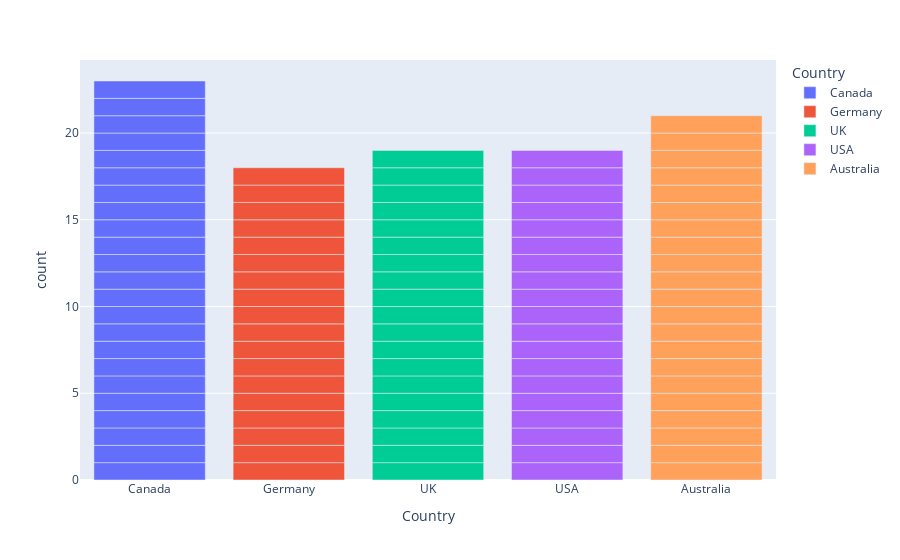

Notebook code for this chart:
### Code cell
px.bar(df, x='Country', color='Country')

### Figure 1 — Plotly figure (JSON) as saved in the notebook; plotly's stock layout.template omitted (floating-point values rounded to 4 significant figures)
{"data": [{"alignmentgroup": "True", "hovertemplate": "Country=%{x}<br>count=%{y}<extra></extra>", "legendgroup": "Canada", "marker": {"color": "#636efa", "pattern": {"shape": ""}}, "name": "Canada", "offsetgroup": "Canada", "orientation": "v", "showlegend": true, "textposition": "auto", "type": "bar", "x": ["Canada", "Canada", "Canada", "Canada", "Canada", "Canada", "Canada", "Canada", "Canada", "Canada", "Canada", "Canada", "Canada", "Canada", "Canada", "Canada", "Canada", "Canada", "Canada", "Canada", "Canada", "Canada", "Canada"], "xaxis": "x", "y": [1, 1, 1, 1, 1, 1, 1, 1, 1, 1, 1, 1, 1, 1, 1, 1, 1, 1, 1, 1, 1, 1, 1], "yaxis": "y"}, {"alignmentgroup": "True", "hovertemplate": "Country=%{x}<br>count=%{y}<extra></extra>", "legendgroup": "Germany", "marker": {"color": "#EF553B", "pattern": {"shape": ""}}, "name": "Germany", "offsetgroup": "Germany", "orientation": "v", "showlegend": true, "textposition": "auto", "type": "bar", "x": ["Germany", "Germany", "Germany", "Germany", "Germany", "Germany", "Germany", "Germany", "Germany", "Germany", "Germany", "Germany", "Germany", "Germany", "Germany", "Germany", "Germany", "Germany"], "xaxis": "x", "y": [1, 1, 1, 1, 1, 1, 1, 1, 1, 1, 1, 1, 1, 1, 1, 1, 1, 1], "yaxis": "y"}, {"alignmentgroup": "True", "hovertemplate": "Country=%{x}<br>count=%{y}<extra></extra>", "legendgroup": "UK", "marker": {"color": "#00cc96", "pattern": {"shape": ""}}, "name": "UK", "offsetgroup": "UK", "orientation": "v", "showlegend": true, "textposition": "auto", "type": "bar", "x": ["UK", "UK", "UK", "UK", "UK", "UK", "UK", "UK", "UK", "UK", "UK", "UK", "UK", "UK", "UK", "UK", "UK", "UK", "UK"], "xaxis": "x", "y": [1, 1, 1, 1, 1, 1, 1, 1, 1, 1, 1, 1, 1, 1, 1, 1, 1, 1, 1], "yaxis": "y"}, {"alignmentgroup": "True", "hovertemplate": "Country=%{x}<br>count=%{y}<extra></extra>", "legendgroup": "USA", "marker": {"color": "#ab63fa", "pattern": {"shape": ""}}, "name": "USA", "offsetgroup": "USA", "orientation": "v", "showlegend": true, "textposition": "auto", "type": "bar", "x": ["USA", "USA", "USA", "USA", "USA", "USA", "USA", "USA", "USA", "USA", "USA", "USA", "USA", "USA", "USA", "USA", "USA", "USA", "USA"], "xaxis": "x", "y": [1, 1, 1, 1, 1, 1, 1, 1, 1, 1, 1, 1, 1, 1, 1, 1, 1, 1, 1], "yaxis": "y"}, {"alignmentgroup": "True", "hovertemplate": "Country=%{x}<br>count=%{y}<extra></extra>", "legendgroup": "Australia", "marker": {"color": "#FFA15A", "pattern": {"shape": ""}}, "name": "Australia", "offsetgroup": "Australia", "orientation": "v", "showlegend": true, "textposition": "auto", "type": "bar", "x": ["Australia", "Australia", "Australia", "Australia", "Australia", "Australia", "Australia", "Australia", "Australia", "Australia", "Australia", "Australia", "Australia", "Australia", "Australia", "Australia", "Australia", "Australia", "Australia", "Australia", "Australia"], "xaxis": "x", "y": [1, 1, 1, 1, 1, 1, 1, 1, 1, 1, 1, 1, 1, 1, 1, 1, 1, 1, 1, 1, 1], "yaxis": "y"}], "layout": {"autosize": true, "barmode": "relative", "legend": {"title": {"text": "Country"}, "tracegroupgap": 0}, "margin": {"t": 60}, "xaxis": {"anchor": "y", "autorange": true, "categoryarray": ["Canada", "Germany", "UK", "USA", "Australia"], "categoryorder": "array", "domain": [0, 1], "range": [-0.5, 4.5], "title": {"text": "Country"}, "type": "category"}, "yaxis": {"anchor": "x", "autorange": true, "domain": [0, 1], "range": [0, 24.21], "title": {"text": "count"}, "type": "linear"}}}
